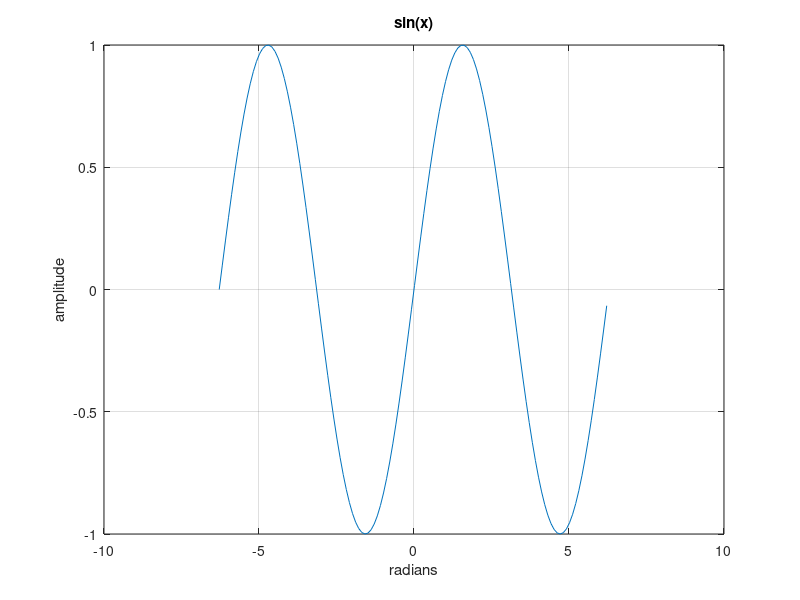

Recreate this plot in MATLAB.
%1.	Data Creation and Storage: Create the following matrices: 
%a.	An 11x11 matrix containing zeros, and name it Z11
Z11 = zeros(11,11);

%b.	A 11x11 matrix of random integers, and name it R11
R11 = random('normal',5,1,11,11);
R11 = round(R11);

%2.	Data Extraction: Extract the following items from R11 created in part(a):
%a.	Element located on the 2nd row and 5th column, and name it E25
E25 = R11(2,5);

%b.	The entire fifth row, and name it Row5
Row5 = R11(5,:);
%c.	The entire 4th column, and name it Col4
Col4 = R11(:,4);

%d.	The Subsection of elements starting from the element 
%located on the 2nd row and 2nd column, and ending at the element located on the 10th row and 9th column, and name it Sub22109
Sub22109 = R11(2:10,2:9);

% 3.	Data Replacement: Replace the subsection, 
% Sub22109, in matrix R11, with the corresponding 
% subsection in matrix Z11, and name it R11Mod
 sz = size(Sub22109);
 sz2 = size(R11);
 start = sz2(1)-sz(1);
 stop = sz2(2)-start;
 R11Mod = R11;
 R11Mod(start:stop,start:stop) = Z11(start:stop,start:stop); 
 
% 4.	Searching Through Data: Search through matrix R11 to find a specific element, SE (e.g. SE = 5), using:
% a.	For loops and if statements
% b.	Logical matrices
% c.	The find function in Matlab

%4a
count = 0;
for i=1:sz2(1)*sz2(2)
    if R11(i)==5
        count = count + 1;
    end
end

%4b
logicSearch = R11==5;
%4c
findRes = find(R11==5);

% 5.	Sorting Data: sort matrix R11 by:
% a.	Rows
% b.	Columns

%4a
A= sortrows(R11);
%4b
B = sortrows(R11,1:11);

% 6.	Obtain Basic Statistics: obtain the mean, min, and max values from the:
% a.	entire matrix R11
% b.	Row 2 of matrix R11
% c.	Col 4 of matrix R11
% d.	Subsection Sub22109 of matrix R11, obtained in part 2d above

 max=-1; min=999999999999; sum=0; Row2sum=0; Row2max=max; Row2min=min;
 Col4min = min; Col4max= max; Col4sum = 0; 
 
     
for c = 1:sz2(2)
    for r = 1:sz2(1)
        %avg of R11
        sum = sum + R11(r,c);
        avg = sum/(sz2(1)*sz2(1));
        %max of R11
        if(max<R11(r,c))
            max=R11(r,c);
        end
        %min of R11
        if(min>R11(r,c))
            min=R11(r,c);
        end
        %row2 avg,max,min
        if(r==2)
        %row2 avg
        Row2sum = Row2sum + R11(r,c);
        Row2avg = Row2sum/(sz2(1));
        %row2 max
        if(Row2max<R11(r,c))
            Row2max=R11(r,c);
        end
        %row2 min
        if(Row2min>R11(r,c))
            Row2min=R11(r,c);
        end
        end
        %col 4 avg,max,min
        if(c==4)
            %col 4 avg
        Col4sum = Col4sum + R11(r,c);
        Col4avg = Col4sum/(sz2(2));
        %col 4 max
        if(Col4max<R11(r,c))
            Col4max=R11(r,c);
        end
        %col 4 min
        if(Col4min>R11(r,c))
            Col4min=R11(r,c);
        end
        end
    end
end 

  sumSub = 0; maxSub=0; minSub = 99999999999;
for c = 1:sz(2)
    for r = 1:sz(1)
        %avg of Subsection
        sumSub = sumSub + Sub22109(r,c);
        avgSub = sumSub/(sz(1)*sz(1));
        %max of Subsection
        if(maxSub<Sub22109(r,c))
            maxSub=Sub22109(r,c);
        end
        %min of Subsection
        if( minSub>Sub22109(r,c))
             minSub=Sub22109(r,c);
        end  
    end
end 

 %Q7 Sine wave plot
x = -2*pi:0.1:2*pi;
plot(x,sin(x)), grid on;
xlabel('radians');
ylabel('amplitude');
title('sin(x)');


 